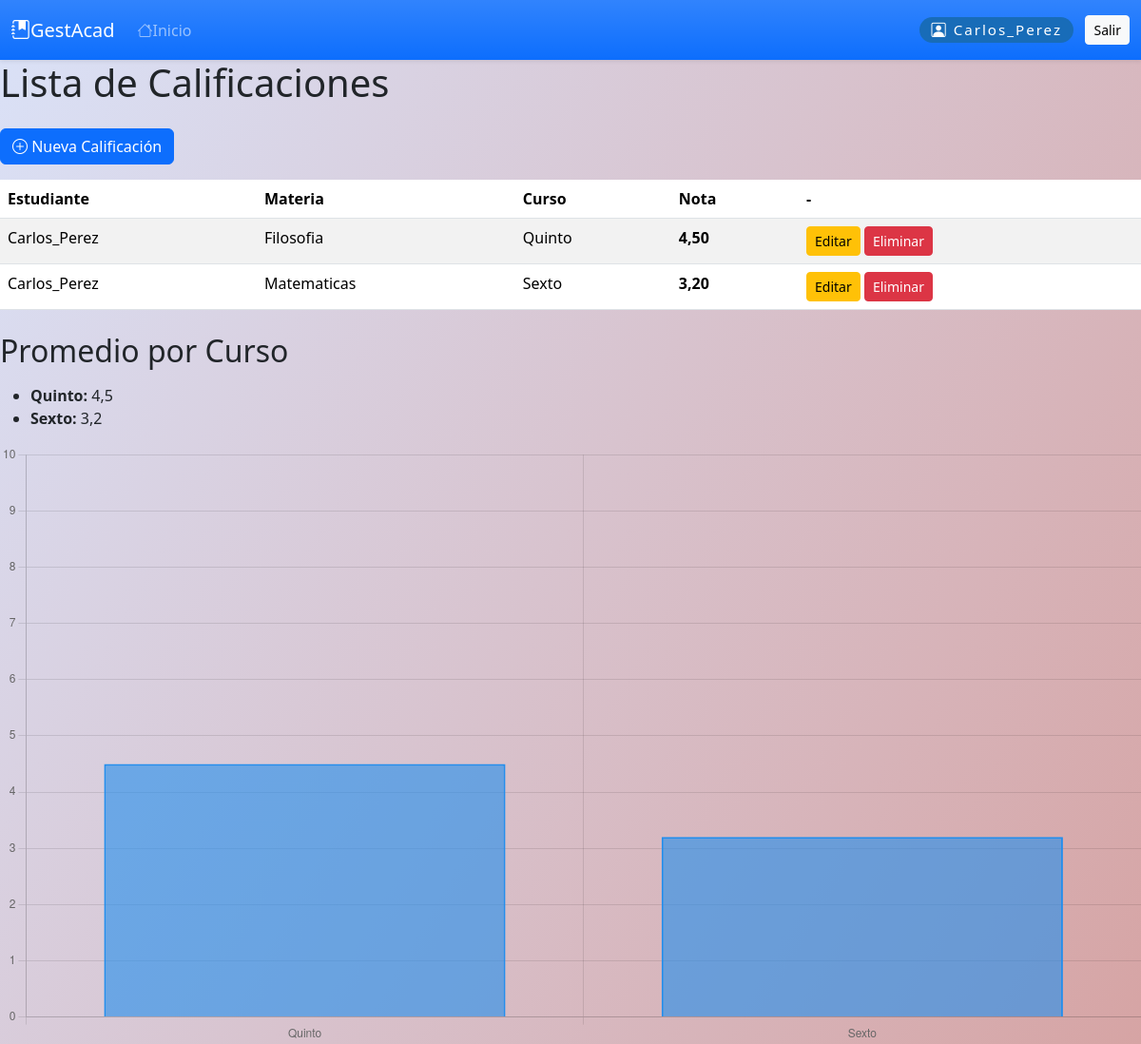
The page /calificaciones/calificaciones/ (signed in) on the database its author committed.
### calificaciones/models.py (models this page shows, shortened)
class Calificacion(models.Model):
    estudiante = models.ForeignKey(User, on_delete=models.CASCADE, limit_choices_to={'groups__name': 'Estudiante'})
    materia = models.ForeignKey(Materia, on_delete=models.CASCADE)
    nota = models.DecimalField(max_digits=4, decimal_places=2)
    fecha_registro = models.DateField(auto_now_add=True)

### cursos/models.py (models this page shows, shortened)
class Materia(models.Model):
    curso = models.ForeignKey(Curso, on_delete=models.CASCADE, related_name='materias')
    nombre = models.CharField(max_length=100)
    descripcion = models.TextField(blank=True)
    profesor = models.ForeignKey(User, on_delete=models.SET_NULL, null=True, blank=True, related_name='materias')

class Curso(models.Model):
    nombre = models.CharField(max_length=100)
    descripcion = models.TextField(blank=True)
    profesor = models.ForeignKey(User, on_delete=models.CASCADE, related_name='cursos_a_cargo', null=True, blank=True)  # <-- CAMBIO: profesor a cargo

### calificaciones/views.py (the view)
# urls.py: path('calificaciones/', views.listar_calificaciones, name='listar_calificaciones'),
@login_required
def listar_calificaciones(request):
    user = request.user
    if es_profesor(user):
        cursos = Curso.objects.all()
        materias = Materia.objects.all()
        estudiantes = User.objects.filter(groups__name='Estudiante')
        curso_id = request.GET.get('curso') or None
        materia_id = request.GET.get('materia') or None
        estudiante_id = request.GET.get('estudiante') or None
        calificaciones = Calificacion.objects.select_related('estudiante', 'materia').all()
        if curso_id:
            calificaciones = calificaciones.filter(materia__curso_id=curso_id)
        if materia_id:
            calificaciones = calificaciones.filter(materia_id=materia_id)
        if estudiante_id:
            calificaciones = calificaciones.filter(estudiante_id=estudiante_id)
        promedios = obtener_promedio_por_estudiante_curso(calificaciones)
        promedios_json = json.dumps(promedios)
        return render(request, 'calificaciones/listar_calificaciones.html', {
            "calificaciones": calificaciones,
            "promedios": promedios,
            "promedios_json": promedios_json,
            "cursos": cursos,
            "materias": materias,
            "estudiantes": estudiantes,
            "filtro": {
                "curso": curso_id,
                "materia": materia_id,
                "estudiante": estudiante_id
            }
        })
    elif es_estudiante(user):
        calificaciones = Calificacion.objects.select_related('estudiante', 'materia').filter(estudiante=user)
        promedios = obtener_promedio_por_curso(calificaciones)
        promedios_json = json.dumps({
            "labels": list(promedios.keys()),
            "data": list(promedios.values()),
        })
        return render(request, 'calificaciones/listar_calificaciones.html', {
            "calificaciones": calificaciones,
            "promedios": promedios,
            "promedios_json": promedios_json
        })
    else:
        return redirect('dashboard:dashboard')

### calificaciones/utils.py (called while the page is built)
def convertir_a_float(valor):
    if isinstance(valor, (int, float)):
        return float(valor)
    valor_str = str(valor).replace(',', '.')
    return float(valor_str)

def obtener_promedio_por_curso(calificaciones):
    datos_cursos = defaultdict(list)
    for c in calificaciones:
        nombre_curso = c.materia.curso.nombre
        datos_cursos[nombre_curso].append(convertir_a_float(c.nota))
    promedios = {}
    for curso, notas in datos_cursos.items():
        promedios[curso] = round(sum(notas)/len(notas), 2) if notas else 0
    return promedios

### calificaciones/views.py (called while the page is built)
def es_profesor(user):
    return user.groups.filter(name='Profesor').exists() or user.is_superuser

def es_estudiante(user):
    return user.groups.filter(name='Estudiante').exists()

### calificaciones/templates/calificaciones/listar_calificaciones.html (shortened to what this page needs)
{% extends "base.html" %}
{% block content %}
<div class="content-box">
    <h1 class="welcome mb-4">Lista de Calificaciones</h1>
    <a href="{% url 'calificaciones:crear_calificacion' %}" class="btn btn-primary mb-3">
        <i class="bi bi-plus-circle"></i> Nueva Calificación
    </a>
    <table class="table table-striped">
        <thead>
            <tr>
                <th>Estudiante</th>
                <th>Materia</th>
                <th>Curso</th>
                <th>Nota</th>
                <th>-</th>
            </tr>
        </thead>
        <tbody>
            {% for calificacion in calificaciones %}
            <tr>
                <td>{{ calificacion.estudiante.username }}</td>
                <td>{{ calificacion.materia.nombre }}</td>
                <td>{{ calificacion.materia.curso.nombre }}</td>
                <td><span class="fw-bold">{{ calificacion.nota }}</span></td>
                <td>
                    <a href="{% url 'calificaciones:editar_calificacion' calificacion.id %}" class="btn btn-sm btn-warning">Editar</a>
                    <a href="{% url 'calificaciones:eliminar_calificacion' calificacion.id %}" class="btn btn-sm btn-danger">Eliminar</a>
                </td>
            </tr>
            {% empty %}
            <tr>
                <td colspan="5" class="text-center text-muted">No hay calificaciones registradas.</td>
            </tr>
            {% endfor %}
        </tbody>
    </table>
    {% if user.groups.all.0.name == 'Estudiante' %}
        <div class="mt-4">
            <h2 class="mb-3">Promedio por Curso</h2>
            <ul>
                {% for curso, promedio in promedios.items %}
                    <li><strong>{{ curso }}:</strong> {{ promedio }}</li>
                {% empty %}
                    <li>No hay promedios disponibles</li>
                {% endfor %}
            </ul>
            {% if promedios_json and promedios_json != '{}' %}
                <canvas id="promedioChart" width="400" height="210"></canvas>
                <script>
                console.log('Iniciando script de gráfica...');
                // Datos pasados directamente desde Django
                const promedios_data = JSON.parse('{{ promedios_json|escapejs }}');
                console.log('Datos recibidos:', promedios_data);
                const labels = promedios_data.labels || [];
                const dataArr = (promedios_data.data || []).map(x => Number(x));
                console.log('Labels finales:', labels);
                console.log('Data final:', dataArr);
                if (labels.length > 0 && dataArr.length > 0) {
                    console.log('Creando gráfica...');
                    const data = {
                        labels: labels,
                        datasets: [{
                            label: 'Promedio por Curso',
                            data: dataArr,
                            backgroundColor: 'rgba(34, 142, 237, 0.6)',
                            borderColor: 'rgba(34, 142, 237, 1)',
                            borderWidth: 2
                        }]
                    };
                    const config = {
                        type: 'bar',
                        data: data,
                        options: {
                            responsive: true,
                            scales: {
                                y: { beginAtZero: true, max: 10 }
                            },
                            plugins: {
                                legend: { display: false }
                            }
                        }
                    };
                    new Chart(document.getElementById('promedioChart'), config);
                    console.log('Gráfica creada exitosamente');
                } else {
                    console.warn('No hay datos válidos:', {labels: labels.length, data: dataArr.length});
                }
                </script>
            {% else %}
                <div class="alert alert-info">No hay datos para graficar.</div>
            {% endif %}
        </div>
    {% endif %}
</div>
{% endblock %}

### templates/base.html (shortened to what this page needs)
<!DOCTYPE html>
<html lang="es">
<head>
    <link href="https://cdn.jsdelivr.net/npm/bootstrap@5.3.2/dist/css/bootstrap.min.css" rel="stylesheet">
    <link href="https://cdn.jsdelivr.net/npm/bootstrap-icons@1.10.5/font/bootstrap-icons.css" rel="stylesheet">
</head>
<body>
<nav class="navbar navbar-expand-lg navbar-dark bg-gradient bg-primary shadow-sm">
  <div class="container-fluid">
    <a class="navbar-brand d-flex align-items-center" href="{% url 'dashboard:dashboard' %}">
        <i class="bi bi-journal-bookmark-fill"></i> GestAcad
    </a>
    <div class="collapse navbar-collapse" id="navbarSupportedContent">
      <ul class="navbar-nav me-auto mb-2 mb-lg-0">
        {% if rol == 'admin' %}
          <li class="nav-item"><a class="nav-link" href="{% url 'dashboard:dashboard' %}"><i class="bi bi-house-fill"></i>Dashboard</a></li>
          <li class="nav-item"><a class="nav-link" href="{% url 'usuarios:perfil' %}"><i class="bi bi-person-badge-fill"></i>Usuarios</a></li>
          <li class="nav-item"><a class="nav-link" href="{% url 'cursos:listar_cursos' %}"><i class="bi bi-easel2-fill"></i>Cursos</a></li>
          <li class="nav-item"><a class="nav-link" href="{% url 'cursos:listar_materias' %}"><i class="bi bi-journals"></i>Materias</a></li>
          <li class="nav-item"><a class="nav-link" href="{% url 'calificaciones:listar_calificaciones' %}"><i class="bi bi-award-fill"></i>Calificaciones</a></li>
          <li class="nav-item"><a class="nav-link" href="{% url 'asistencia:listar_asistencia' %}"><i class="bi bi-calendar-check-fill"></i>Asistencias</a></li>
        {% else %}
          <li class="nav-item"><a class="nav-link" href="{% url 'home' %}"><i class="bi bi-house"></i>Inicio</a></li>
        {% endif %}
      </ul>
      {% if user.is_authenticated %}
      <span class="navbar-text d-flex align-items-center">
        <span class="perfil-chip"><i class="bi bi-person-square"></i> {{ user.username }}</span>
        <form action="{% url 'usuarios:logout' %}" method="post" style="display:inline;">
            <button type="submit" class="btn btn-light btn-sm">Salir</button>
        </form>
      </span>
      {% endif %}
    </div>
  </div>
</nav>
{% block content %}{% endblock %}
</body>
</html>

### templates/base.html (style rules this page uses)
body { background: linear-gradient(120deg, #dae2f8 0%, #d6a4a4 100%); min-height: 100vh; margin: 0; }
.navbar { position: sticky; top: 0; z-index: 1000; }
.perfil-chip { background: #186cb8; color: #fff; border-radius: 1em; padding: 0.13em 0.8em 0.13em 0.8em; font-size: 0.95em; margin-right: 0.8em; letter-spacing: 0.13em; }

### rows shown on the page
Calificacion: estudiante.username "Carlos_Perez", materia.nombre "Filosofia", materia.curso.nombre "Quinto", nota "4,50"
Calificacion: estudiante.username "Carlos_Perez", materia.nombre "Matematicas", materia.curso.nombre "Sexto", nota "3,20"
Curso: promedios "Quinto"
Curso: promedios "Sexto"

### other values the page prints
{{ user.username }} "Carlos_Perez"
{{ promedio }} "4,5" "3,2"
